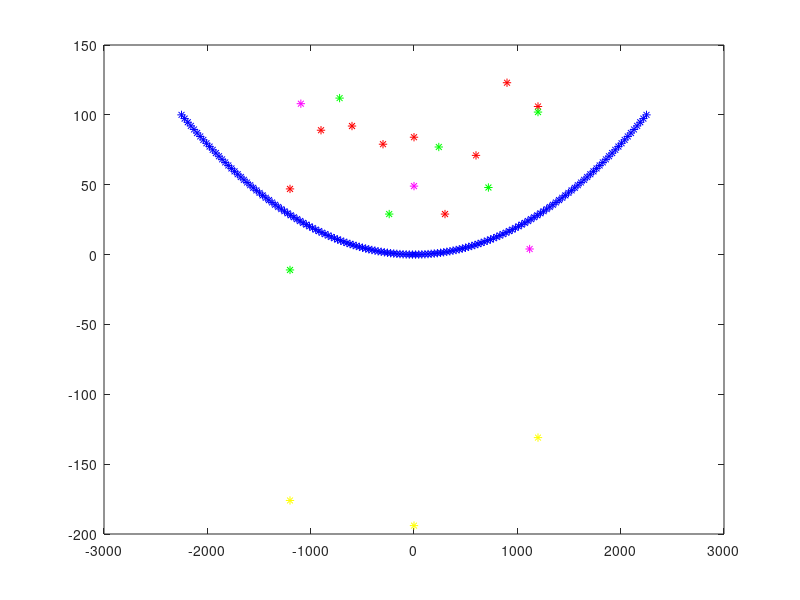

Here is the MATLAB script that generated this plot:
%  Simple script to create the x,y,z points for the CA1 network neurons, in
%  order to create te stratum layers. written by Alexandra Tzilivaki (D.
%  Schmitz lab) Charite Berln 2022 alexandra.tzilivaki@charite.de


% str. oriens --> Pyr basal dends and OLM somata  y size 120microns
%str. pyramidale --> Pyr, PV BCs and a number of PV BSC and AAC somata
%100 microns y size
%str. radiatum --> apical Pyr dendrites, a few PV CA3 input, 200 microns
%str lac mol. --> VIP CR/CCK somata, apical tuft of Pyrs, axons of OLMs


%Z axis for all

z=linspace(-5,5,174)
z=z'
z=z(randperm(length(z)))

%pyrs

xpyr=linspace(-2250,2250,150) %150*25 microns=3750 a bit less
% y=((log(x)))

ypyr=0.5*((xpyr).^2)

% y=(-5*(exp(-x.^2)))
ypyr=(ypyr- min(ypyr))/(max(ypyr)-min(ypyr))*100

ypyr=ypyr'
ypyr=flipud(ypyr)
xpyr=xpyr'


%aac 3 
xaac=[-1095, 0, 1119]
yaac=[108, 49, 4]

%basket
%rad 2 pyr 9 or 1
xbc=linspace(-1200,1200,9) %150*25 microns=3750 a bit less

 ybc=randi([10,130],1,9) %random distribution


%bsc
ybsc=[-11, 112, 29,77,48,102]
% xbsc=[-1042, 49, 220,901,-555,-22]
xbsc=linspace(-1200,1200,6) %150*25 microns=3750 a bit less

%olm
% xolm=[-1053, 6, 1173]
yolm=[-176, -194, -131]
xolm=linspace(-1200,1200,3) %150*25 microns=3750 a bit less

xbc=xbc'
xaac=xaac'
xbsc=xbsc'
xolm=xolm'
ybc=ybc'
yaac=yaac'
ybsc=ybsc'
yolm=yolm'

xrandom=[xpyr;xbc;xbsc;xaac;xolm]

yrandom=[ypyr;ybc;ybsc;yaac;yolm]

plot(xpyr',ypyr, 'b*')
hold on;
plot(xbc,ybc, 'r*')
hold on;
plot(xbsc,ybsc, 'g*')
hold on;
plot(xaac,yaac, 'm*')
hold on;
plot(xolm,yolm, 'y*')

csvwrite('Zrandom.txt',z)
csvwrite('Xrandom.txt',xrandom)
csvwrite('Yrandom.txt',yrandom)
